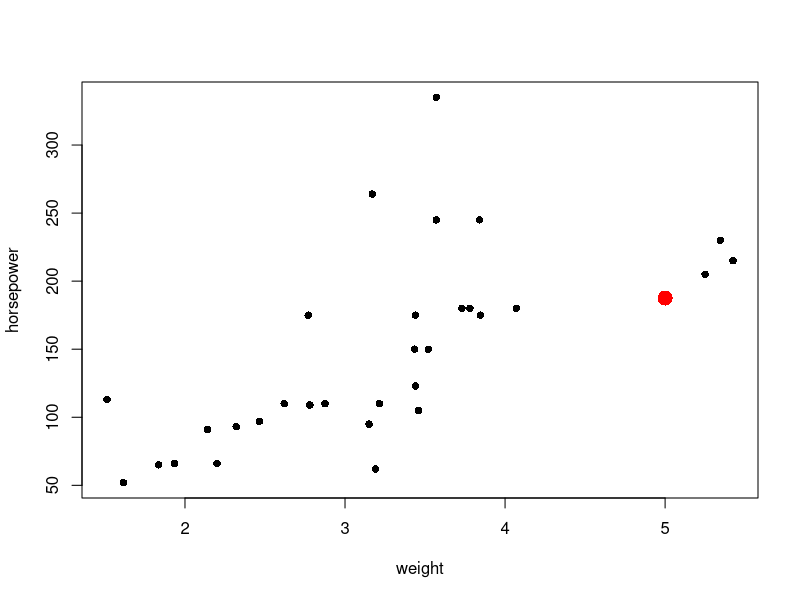

The R script that drew this image:
## ---- chunk 1
knitr::opts_chunk$set(echo = TRUE)
## ---- chunk 2
plot(mtcars$wt, mtcars$hp, xlab = "weight", ylab = "horsepower", pch = 16)
points(5, 187.5901, col = "red", pch = 16, cex = 2)
